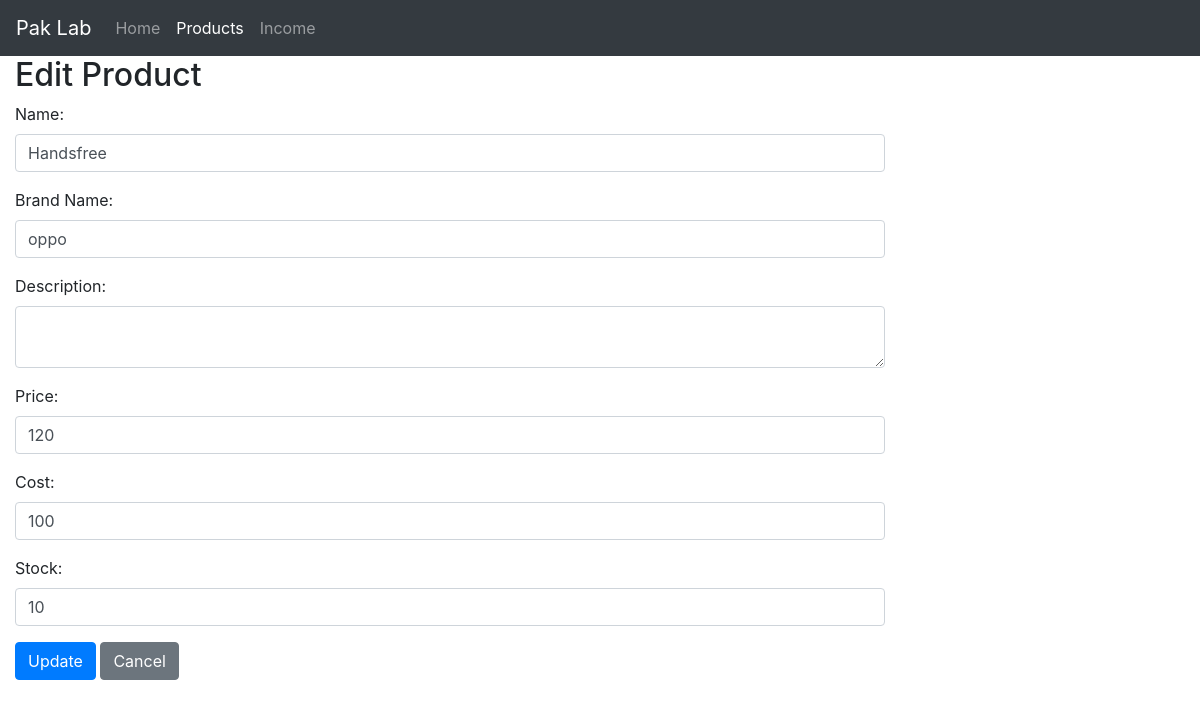
The page /edit_product.php?id=11 on the database its author committed.
### tables this page shows
CREATE TABLE `products` (
  `id` int(11) NOT NULL,
  `name` varchar(255) NOT NULL,
  `brand_name` varchar(255) NOT NULL,
  `description` text DEFAULT NULL,
  `sales_price` int(11) NOT NULL,
  `cost` int(11) NOT NULL,
  `stock` int(11) NOT NULL DEFAULT 0
);

### edit_product.php (the view, shortened to what this page needs)
<?php include 'inc/header.php' ?>
<?php include 'inc/navbar.php' ?>
<?php include 'config/db.php' ?>
<?php
$id = $_GET['id'];
$sql = "SELECT * FROM products WHERE id=$id";
$result = mysqli_query($conn, $sql);
$row = mysqli_fetch_assoc($result);
?>
<div class="col-md-9">
  <h2>Edit Product</h2>
  <form method="POST">
    <div class="form-group">
      <label for="name">Name:</label>
      <input type="text" class="form-control" name="name" value="<?php echo $row['name']; ?>" required>
    </div>
    <div class="form-group">
      <label for="brand_name">Brand Name:</label>
      <input type="text" class="form-control" name="brand_name" value="<?php echo $row['brand_name']; ?>" required>
    </div>
    <div class="form-group">
      <label for="description">Description:</label>
      <textarea class="form-control" name="description" required><?php echo $row['description']; ?></textarea>
    </div>
    <div class="form-group">
      <label for="sales_price">Price:</label>
      <input type="number" class="form-control" name="sales_price" value="<?php echo $row['sales_price']; ?>" required>
    </div>
    <div class="form-group">
      <label for="cost">Cost:</label>
      <input type="number" class="form-control" name="cost" value="<?php echo $row['cost']; ?>" required>
    </div>
    <div class="form-group">
      <label for="stock">Stock:</label>
      <input type="number" class="form-control" name="stock" value="<?php echo $row['stock']; ?>" required>
    </div>
    <button type="submit" class="btn btn-primary">Update</button>
    <a href="products.php" class="btn btn-secondary">Cancel</a>
  </form>
</div>

### rows shown on the page
products: name "Handsfree", brand_name "oppo", sales_price "120", cost "100", stock "10"
